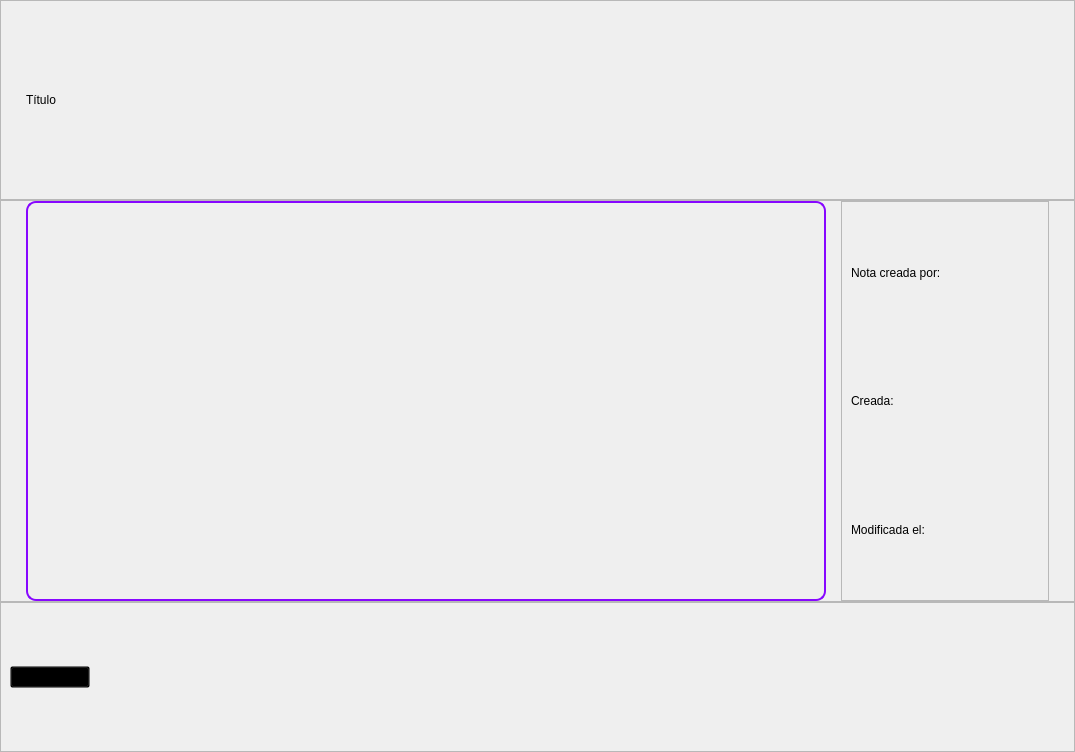
            <widget class="QWidget" name="p_NoteDetails">
             <layout class="QVBoxLayout" name="verticalLayout_35">
              <property name="spacing">
               <number>0</number>
              </property>
              <property name="leftMargin">
               <number>0</number>
              </property>
              <property name="topMargin">
               <number>0</number>
              </property>
              <property name="rightMargin">
               <number>0</number>
              </property>
              <property name="bottomMargin">
               <number>0</number>
              </property>
              <item>
               <widget class="QFrame" name="frame_10">
                <property name="minimumSize">
                 <size>
                  <width>0</width>
                  <height>200</height>
                 </size>
                </property>
                <property name="maximumSize">
                 <size>
                  <width>16777215</width>
                  <height>200</height>
                 </size>
                </property>
                <property name="styleSheet">
                 <string notr="true"/>
                </property>
                <property name="frameShape">
                 <enum>QFrame::StyledPanel</enum>
                </property>
                <property name="frameShadow">
                 <enum>QFrame::Raised</enum>
                </property>
                <layout class="QVBoxLayout" name="verticalLayout_37">
                 <property name="leftMargin">
                  <number>25</number>
                 </property>
                 <item>
                  <widget class="QLabel" name="viewTitle">
                   <property name="sizePolicy">
                    <sizepolicy hsizetype="Preferred" vsizetype="MinimumExpanding">
                     <horstretch>0</horstretch>
                     <verstretch>0</verstretch>
                    </sizepolicy>
                   </property>
                   <property name="styleSheet">
                    <string notr="true">font: 63 30pt &quot;Raleway SemiBold&quot;;</string>
                   </property>
                   <property name="text">
                    <string>Título</string>
                   </property>
                   <property name="alignment">
                    <set>Qt::AlignLeading|Qt::AlignLeft|Qt::AlignVCenter</set>
                   </property>
                   <property name="wordWrap">
                    <bool>true</bool>
                   </property>
                  </widget>
                 </item>
                </layout>
               </widget>
              </item>
              <item>
               <widget class="QFrame" name="frame_11">
                <property name="styleSheet">
                 <string notr="true"/>
                </property>
                <property name="frameShape">
                 <enum>QFrame::StyledPanel</enum>
                </property>
                <property name="frameShadow">
                 <enum>QFrame::Raised</enum>
                </property>
                <layout class="QHBoxLayout" name="horizontalLayout_11">
                 <property name="spacing">
                  <number>15</number>
                 </property>
                 <property name="leftMargin">
                  <number>25</number>
                 </property>
                 <property name="topMargin">
                  <number>0</number>
                 </property>
                 <property name="rightMargin">
                  <number>25</number>
                 </property>
                 <property name="bottomMargin">
                  <number>0</number>
                 </property>
                 <item>
                  <widget class="QTextBrowser" name="viewContent">
                   <property name="sizePolicy">
                    <sizepolicy hsizetype="Fixed" vsizetype="Fixed">
                     <horstretch>0</horstretch>
                     <verstretch>0</verstretch>
                    </sizepolicy>
                   </property>
                   <property name="minimumSize">
                    <size>
                     <width>800</width>
                     <height>400</height>
                    </size>
                   </property>
                   <property name="styleSheet">
                    <string notr="true">QTextEdit {
font: 57 14pt &quot;Raleway Medium&quot;;
 border: 2px solid #8707ff;
 border-radius: 10px;
 padding: 10px 25px;
 background: transparent;
}</string>
                   </property>
                   <property name="html">
                    <string>&lt;!DOCTYPE HTML PUBLIC &quot;-//W3C//DTD HTML 4.0//EN&quot; &quot;http://www.w3.org/TR/REC-html40/strict.dtd&quot;&gt;
&lt;html&gt;&lt;head&gt;&lt;meta name=&quot;qrichtext&quot; content=&quot;1&quot; /&gt;&lt;style type=&quot;text/css&quot;&gt;
p, li { white-space: pre-wrap; }
&lt;/style&gt;&lt;/head&gt;&lt;body style=&quot; font-family:'Raleway Medium'; font-size:14pt; font-weight:56; font-style:normal;&quot;&gt;
&lt;p style=&quot;-qt-paragraph-type:empty; margin-top:0px; margin-bottom:0px; margin-left:0px; margin-right:0px; -qt-block-indent:0; text-indent:0px;&quot;&gt;&lt;br /&gt;&lt;/p&gt;&lt;/body&gt;&lt;/html&gt;</string>
                   </property>
                  </widget>
                 </item>
                 <item>
                  <widget class="QFrame" name="frame_13">
                   <property name="styleSheet">
                    <string notr="true">font: 63 italic 12pt &quot;Raleway SemiBold&quot;;</string>
                   </property>
                   <property name="frameShape">
                    <enum>QFrame::StyledPanel</enum>
                   </property>
                   <property name="frameShadow">
                    <enum>QFrame::Raised</enum>
                   </property>
                   <layout class="QVBoxLayout" name="verticalLayout_36">
                    <item>
                     <widget class="QLabel" name="viewCreator">
                      <property name="text">
                       <string>Nota creada por:</string>
                      </property>
                     </widget>
                    </item>
                    <item>
                     <widget class="QLabel" name="viewOriginDate">
                      <property name="text">
                       <string>Creada:</string>
                      </property>
                     </widget>
                    </item>
                    <item>
                     <widget class="QLabel" name="viewLastEdit">
                      <property name="text">
                       <string>Modificada el:</string>
                      </property>
                     </widget>
                    </item>
                   </layout>
                  </widget>
                 </item>
                </layout>
               </widget>
              </item>
              <item>
               <widget class="QFrame" name="frame_12">
                <property name="minimumSize">
                 <size>
                  <width>0</width>
                  <height>150</height>
                 </size>
                </property>
                <property name="maximumSize">
                 <size>
                  <width>16777215</width>
                  <height>150</height>
                 </size>
                </property>
                <property name="styleSheet">
                 <string notr="true"/>
                </property>
                <property name="frameShape">
                 <enum>QFrame::StyledPanel</enum>
                </property>
                <property name="frameShadow">
                 <enum>QFrame::Raised</enum>
                </property>
                <layout class="QHBoxLayout" name="horizontalLayout_12">
                 <item>
                  <widget class="QPushButton" name="goBackBttn">
                   <property name="cursor">
                    <cursorShape>PointingHandCursor</cursorShape>
                   </property>
                   <property name="styleSheet">
                    <string notr="true">background: transparent;
font: 12pt &quot;Geomanist&quot;;</string>
                   </property>
                   <property name="text">
                    <string>VOLVER</string>
                   </property>
                   <property name="icon">
                    <iconset>
                     <normaloff>icon pack/ATRAS.png</normaloff>icon pack/ATRAS.png</iconset>
                   </property>
                   <property name="iconSize">
                    <size>
                     <width>36</width>
                     <height>36</height>
                    </size>
                   </property>
                  </widget>
                 </item>
                 <item>
                  <spacer name="horizontalSpacer_6">
                   <property name="orientation">
                    <enum>Qt::Horizontal</enum>
                   </property>
                   <property name="sizeHint" stdset="0">
                    <size>
                     <width>975</width>
                     <height>20</height>
                    </size>
                   </property>
                  </spacer>
                 </item>
                </layout>
               </widget>
              </item>
             </layout>
            </widget>
